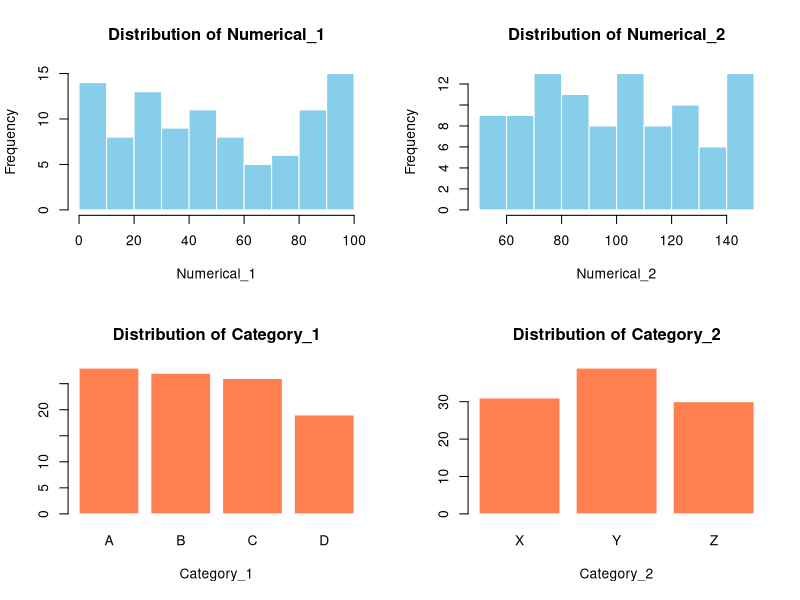
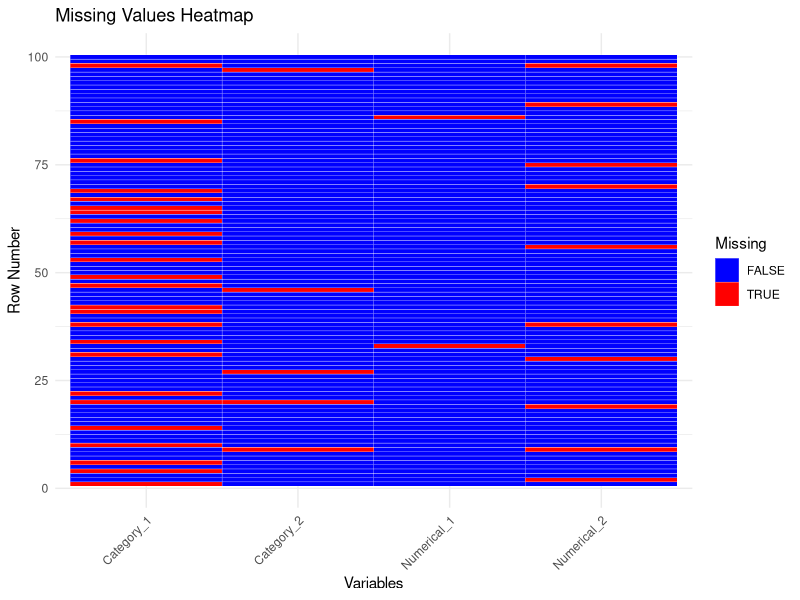
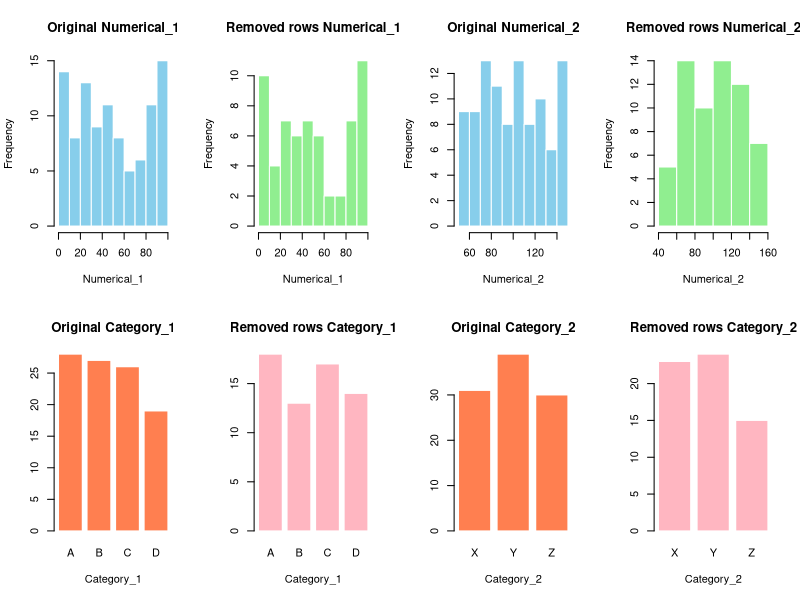
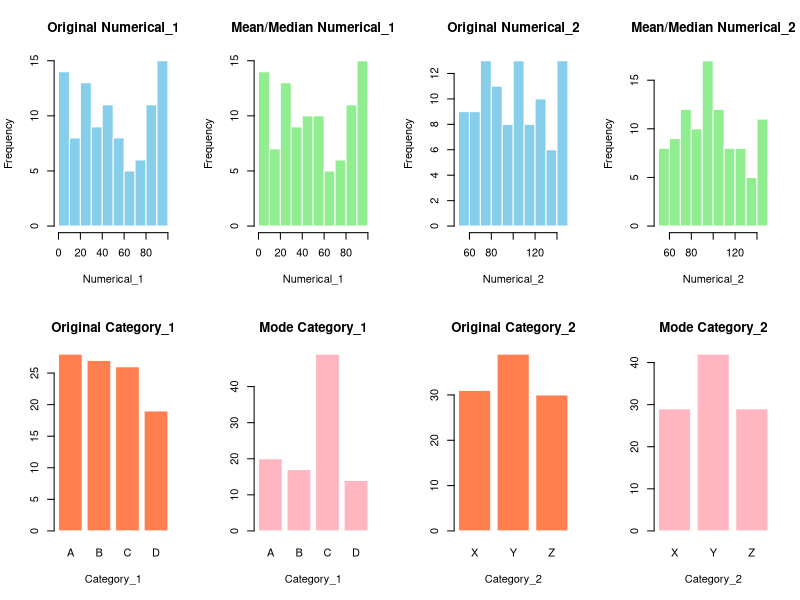
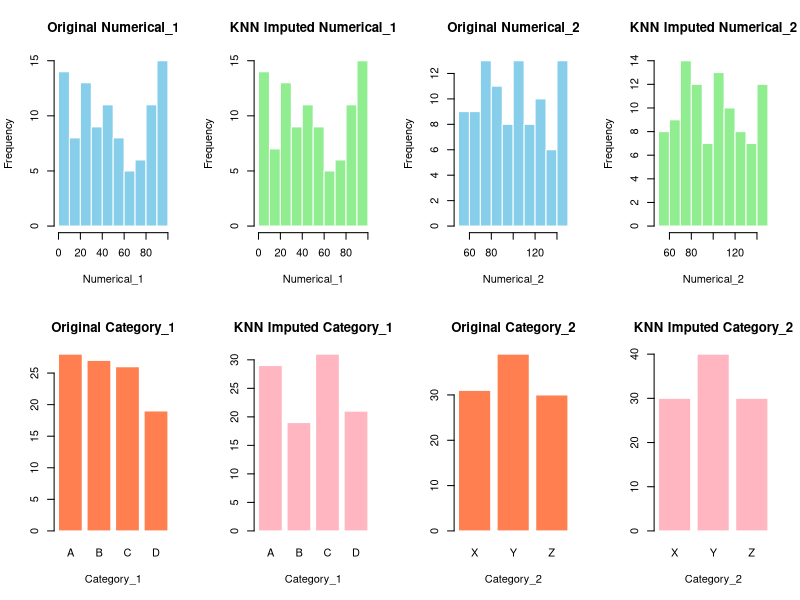

Generate these figures, in order, with R:
## ---- chunk 1
library(ggplot2)
library(tidyr) 
library(dplyr)
library(VIM)
library(mice)
## ---- chunk 2
set.seed(42)

df <- data.frame(
  Numerical_1 = sample(1:100, 100, replace = TRUE),
  Numerical_2 = sample(50:150, 100, replace = TRUE),
  Category_1 = sample(c('A', 'B', 'C', 'D'), 100, replace = TRUE),
  Category_2 = sample(c('X', 'Y', 'Z'), 100, replace = TRUE)
)

df_none_missing <- df
## ---- chunk 3
par(mfrow = c(2, 2))

# Loop through each column of the dataframe
for (col_name in names(df)) {
  
  if (is.numeric(df[[col_name]])) {
    hist(df[[col_name]], 
         main = paste("Distribution of", col_name), 
         xlab = col_name, 
         col = "skyblue", 
         border = "white")
    
  } else {
    barplot(table(df[[col_name]]), 
            main = paste("Distribution of", col_name), 
            xlab = col_name, 
            col = "coral", 
            border = "white")
  }
}

par(mfrow = c(1, 1))
## ---- chunk 4
# Random choose 2 missing in num column 1
missing_indices_num1 <- sample(1:100, 2)

# Random choose 10 missing in num column 2
missing_indices_num2 <- sample(1:100, 10)

# Random choose 25 missing in cat column 1
missing_indices_cat1 <- sample(1:100, 25)

# Random choose 5 missing in cat column 2
missing_indices_cat2 <- sample(1:100, 5)


# Assign the missing value to the previous select columns
df$Numerical_1[missing_indices_num1] <- NA
df$Numerical_2[missing_indices_num2] <- NA
df$Category_1[missing_indices_cat1] <- NA
df$Category_2[missing_indices_cat2] <- NA


## ---- chunk 5

## These just all preprocessing

df_missing <- df %>%
  mutate(across(everything(), as.character)) %>%  # Convert all columns to character
  mutate(row_id = row_number()) %>%
  pivot_longer(cols = -row_id, names_to = "variable", values_to = "value")

# Mark missing values
df_missing <- df_missing %>%
  mutate(is_missing = is.na(value))

# Plot the missing values
ggplot(df_missing, aes(x = variable, y = row_id, fill = is_missing)) +
  geom_tile(color = "white") +
  scale_fill_manual(values = c("FALSE" = "blue", "TRUE" = "red")) +
  labs(title = "Missing Values Heatmap",
       x = "Variables",
       y = "Row Number",
       fill = "Missing") +
  theme_minimal() +
  theme(axis.text.x = element_text(angle = 45, hjust = 1))
## ---- chunk 6

df_clean_remove_rows <- na.omit(df)
head(df_clean_remove_rows)

## ---- chunk 7
par(mfrow = c(2, 4))  

for (col_name in names(df_none_missing)) {
  
  # Plot original distribution
  if (is.numeric(df_none_missing[[col_name]])) {
    hist(df_none_missing[[col_name]], 
         main = paste("Original", col_name), 
         xlab = col_name, 
         col = "skyblue", 
         border = "white")
    
  } else {
    barplot(table(df_none_missing[[col_name]]), 
            main = paste("Original", col_name), 
            xlab = col_name, 
            col = "coral", 
            border = "white")
  }
  
  # Plot modified distribution after removing rows with missing values
  if (is.numeric(df_clean_remove_rows[[col_name]])) {
    hist(df_clean_remove_rows[[col_name]], 
         main = paste("Removed rows", col_name), 
         xlab = col_name, 
         col = "lightgreen", 
         border = "white")
    
  } else {
    barplot(table(df_clean_remove_rows[[col_name]]), 
            main = paste("Removed rows", col_name), 
            xlab = col_name, 
            col = "lightpink", 
            border = "white")
  }
}

# Reset plotting area to default
par(mfrow = c(1, 1))

## Notice the scale of new one now become smaller 

## ---- chunk 8
# 1. Mean Imputation for Numerical_1
df_mean_impute <- df |>
  mutate(Numerical_1 = ifelse(is.na(Numerical_1), 
                              mean(Numerical_1, na.rm = TRUE), 
                              Numerical_1))

# 2. Median Imputation for Numerical_2
df_median_impute <- df_mean_impute |>
  mutate(Numerical_2 = ifelse(is.na(Numerical_2), 
                              median(Numerical_2, na.rm = TRUE), 
                              Numerical_2))

# 3. Mode Imputation for Categorical Variables
mode_imputation <- function(x) {
  ux <- unique(x)
  ux <- ux[!is.na(ux)]  # Exclude NA from the unique values
  ux[which.max(tabulate(match(x, ux)))]
}

df_mode_impute <- df_median_impute |>
  mutate(Category_1 = ifelse(is.na(Category_1), 
                             mode_imputation(Category_1), 
                             Category_1),
         Category_2 = ifelse(is.na(Category_2), 
                             mode_imputation(Category_2), 
                             Category_2))
## ---- chunk 9


# New plots with comparison
par(mfrow = c(2, 4))  # Set up a 2x4 grid for side-by-side comparison

for (col_name in names(df)) {
  
  # Plot original distribution
  if (is.numeric(df_none_missing[[col_name]])) {
    hist(df_none_missing[[col_name]], 
         main = paste("Original", col_name), 
         xlab = col_name, 
         col = "skyblue", 
         border = "white")
    
  } else {
    barplot(table(df_none_missing[[col_name]]), 
            main = paste("Original", col_name), 
            xlab = col_name, 
            col = "coral", 
            border = "white")
  }
  
  # Plot modified distribution
  if (is.numeric(df_mode_impute[[col_name]])) {
    hist(df_mode_impute[[col_name]], 
         main = paste("Mean/Median", col_name), 
         xlab = col_name, 
         col = "lightgreen", 
         border = "white")
    
  } else {
    barplot(table(df_mode_impute[[col_name]]), 
            main = paste("Mode", col_name), 
            xlab = col_name, 
            col = "lightpink", 
            border = "white")
  }
}

# Reset plotting area to default
par(mfrow = c(1, 1))


## Notice now the one would have more "normal" and center-clustering 
## ---- chunk 10


df_knn_impute <- kNN(df, k = 5, imp_var = FALSE)
head(df_knn_impute)

## ---- chunk 11
par(mfrow = c(2, 4))  

for (col_name in names(df)) {
  
  # Plot original distribution
  if (is.numeric(df_none_missing[[col_name]])) {
    hist(df_none_missing[[col_name]], 
         main = paste("Original", col_name), 
         xlab = col_name, 
         col = "skyblue", 
         border = "white")
    
  } else {
    barplot(table(df_none_missing[[col_name]]), 
            main = paste("Original", col_name), 
            xlab = col_name, 
            col = "coral", 
            border = "white")
  }
  
  # Plot modified distribution after KNN imputation
  if (is.numeric(df_knn_impute[[col_name]])) {
    hist(df_knn_impute[[col_name]], 
         main = paste("KNN Imputed", col_name), 
         xlab = col_name, 
         col = "lightgreen", 
         border = "white")
    
  } else {
    barplot(table(df_knn_impute[[col_name]]), 
            main = paste("KNN Imputed", col_name), 
            xlab = col_name, 
            col = "lightpink", 
            border = "white")
  }
}


par(mfrow = c(1, 1))



## Notice in here, the KNN is create a more "close" to true/orignial data when missing is small
## And even missing is large, it does not necessary different so much from the true one
## ---- chunk 12
# Step 1: Copy the original dataset

# Step 1: Load or create your dataset
  # Load a dataset named 'df' which contains missing values
# Step 2: Convert categorical columns to factors
  # Ensure categorical columns are recognized as factors for appropriate handling during imputation
# Step 3: Define the imputation methods for each column
  # Specify imputation methods for each column:
  # 'pmm' (Predictive Mean Matching) for numerical columns
  # 'polyreg' (Polytomous Logistic Regression) for categorical columns
# Step 4: Apply MICE to the dataset
  # Impute missing values using the MICE package
# Step 5: Extract the completed dataset
  # Retrieve the imputed dataset from the MICE object


# Use mice function

 


# df <- your_dataset  

#df$Category_1 <- as.factor(df$Category_1)  # Convert 'Category_1' to a factor

#df$Category_2 <- as.factor(df$Category_2)  # Convert 'Category_2' to a factor

# methods <- c("pmm", "pmm", "polyreg", "polyreg") 

# mice_imputed <- mice(df, m = 1, method = methods, seed = 42)


# df_imputed <- complete(mice_imputed)
